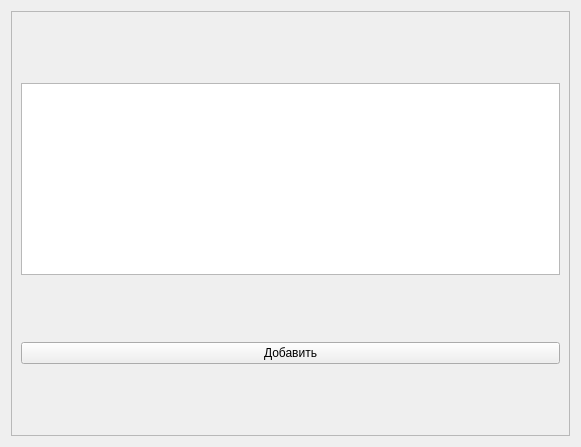
<?xml version="1.0" encoding="UTF-8"?>
<ui version="4.0">
 <class>Form</class>
 <widget class="QWidget" name="Form">
  <property name="geometry">
   <rect>
    <x>0</x>
    <y>0</y>
    <width>581</width>
    <height>447</height>
   </rect>
  </property>
  <property name="windowTitle">
   <string>Form</string>
  </property>
  <layout class="QVBoxLayout" name="verticalLayout">
   <item>
    <widget class="QScrollArea" name="scrollArea">
     <property name="widgetResizable">
      <bool>true</bool>
     </property>
     <widget class="QWidget" name="scrollAreaWidgetContents">
      <property name="geometry">
       <rect>
        <x>0</x>
        <y>0</y>
        <width>555</width>
        <height>421</height>
       </rect>
      </property>
      <layout class="QVBoxLayout" name="verticalLayout_3">
       <item>
        <layout class="QVBoxLayout" name="verticalLayout_2">
         <item>
          <spacer name="verticalSpacer">
           <property name="orientation">
            <enum>Qt::Vertical</enum>
           </property>
           <property name="sizeHint" stdset="0">
            <size>
             <width>20</width>
             <height>40</height>
            </size>
           </property>
          </spacer>
         </item>
         <item>
          <widget class="QTextEdit" name="textEdit"/>
         </item>
         <item>
          <spacer name="verticalSpacer_3">
           <property name="orientation">
            <enum>Qt::Vertical</enum>
           </property>
           <property name="sizeHint" stdset="0">
            <size>
             <width>20</width>
             <height>40</height>
            </size>
           </property>
          </spacer>
         </item>
         <item>
          <widget class="QPushButton" name="pushButton">
           <property name="text">
            <string>Добавить</string>
           </property>
          </widget>
         </item>
         <item>
          <spacer name="verticalSpacer_2">
           <property name="orientation">
            <enum>Qt::Vertical</enum>
           </property>
           <property name="sizeHint" stdset="0">
            <size>
             <width>20</width>
             <height>40</height>
            </size>
           </property>
          </spacer>
         </item>
        </layout>
       </item>
      </layout>
     </widget>
    </widget>
   </item>
  </layout>
 </widget>
 <resources/>
 <connections/>
</ui>
